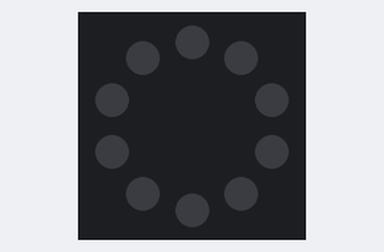
A program run on a simulated Circuit Playground running CircuitPython. On the bench: the board's ring of 10 RGB LEDs (number 0 left of the top, counting anticlockwise). Dim RGB values are drawn brighter than linear; what the program prints to the serial console is not drawn.

Above: at 0.1 s.
At 0.6 s:
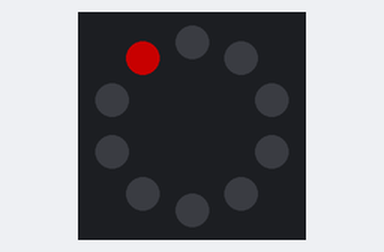
At 1.1 s:
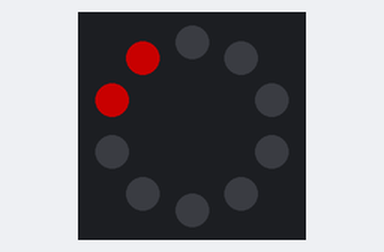
At 2.1 s:
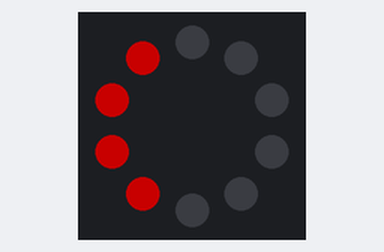
At 3.1 s:
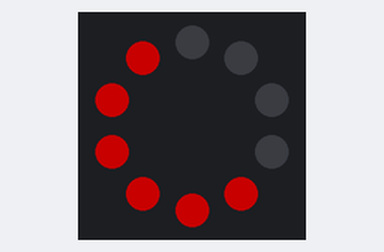
At 4.6 s:
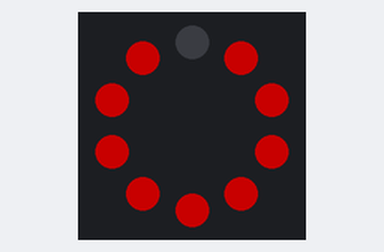

Measured:
- by itself, everything shown: repeats every 5.0 s, in 10 steps
- what the display in image 1 shows lasts 0.5 s, from 0.5 s to 1.0 s

The program:

loops-two_while_loops.py
```python
from time import sleep
from adafruit_circuitplayground.express import cpx

# this main while loop will run forever
while True:
    print("starting")
    count = 0
    # this while loop will loop while count is less than 10
    while count < 10:
        sleep(.5)
        cpx.pixels[count] = (100,0,0)
        count += 1
    cpx.pixels.fill((0,0,0))
```
